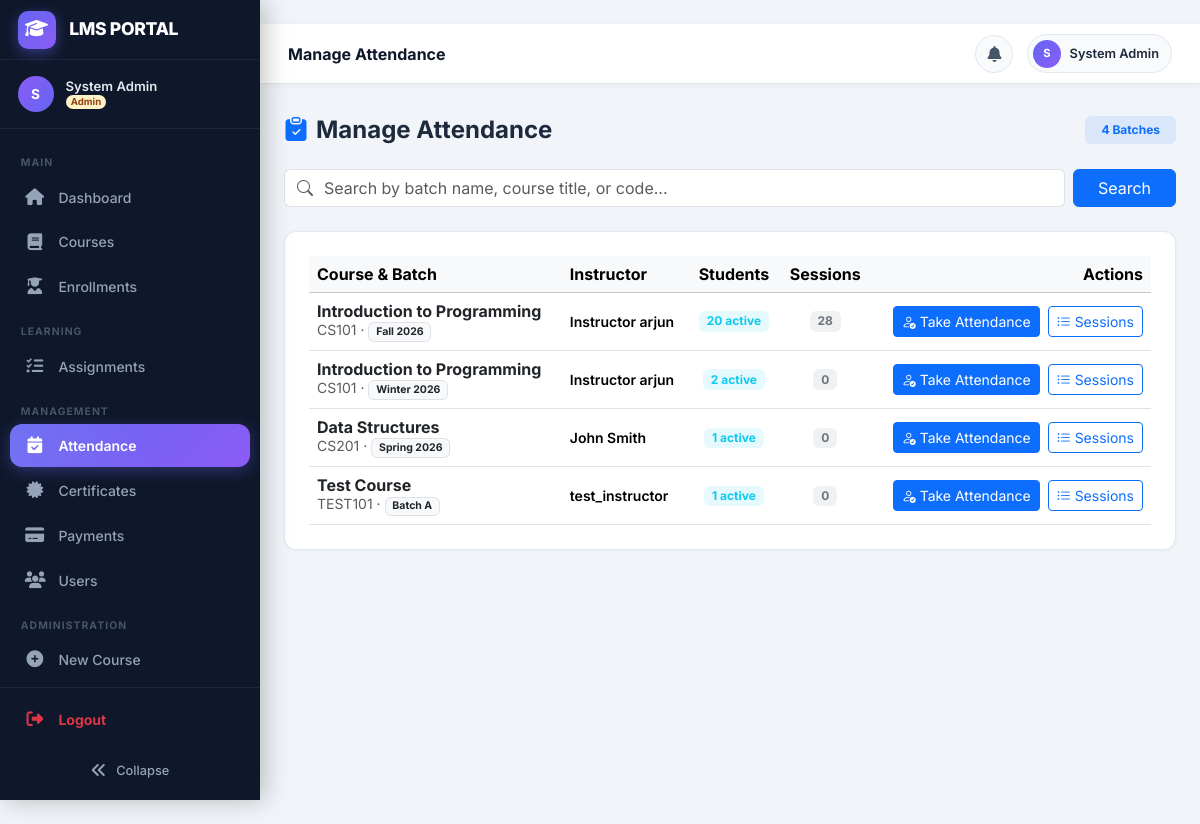
The app's page /attendance/manage/ (signed in) with its own data.
### users/models.py (models this page shows, shortened)
class CustomUser(AbstractUser):
    class Role(models.TextChoices):
        ADMIN = 'admin', 'Admin'
        INSTRUCTOR = 'instructor', 'Instructor'
        STUDENT = 'student', 'Student'
    role = models.CharField(
        max_length=20,
        choices=Role.choices,
        default=Role.STUDENT,
    )
    phone = models.CharField(max_length=20, blank=True)
    profile_picture = models.ImageField(
        upload_to='profile_pictures/', blank=True, null=True
    )
    bio = models.TextField(blank=True)
    date_of_birth = models.DateField(null=True, blank=True)
    otp = models.CharField(max_length=6, blank=True, null=True)
    otp_expiry = models.DateTimeField(null=True, blank=True)
    class Meta:
        verbose_name = 'User'
        verbose_name_plural = 'Users'
    @property
    def is_admin_role(self):
        return self.role == self.Role.ADMIN
    @property
    def is_instructor(self):
        return self.role == self.Role.INSTRUCTOR
    @property
    def is_student(self):
        return self.role == self.Role.STUDENT

### courses/models.py (models this page shows, shortened)
class Batch(models.Model):
    course = models.ForeignKey(Course, on_delete=models.CASCADE, related_name='batches')
    name = models.CharField(max_length=100)          # e.g. "Batch A", "Jan 2025"
    start_date = models.DateField()
    end_date = models.DateField()
    max_students = models.PositiveIntegerField(default=30)
    created_at = models.DateTimeField(auto_now_add=True)
    class Meta:
        ordering = ['-start_date']
        verbose_name_plural = 'Batches'

class Course(models.Model):
    class Status(models.TextChoices):
        ACTIVE = 'active', 'Active'
        INACTIVE = 'inactive', 'Inactive'
        ARCHIVED = 'archived', 'Archived'
    title = models.CharField(max_length=200)
    code = models.CharField(max_length=20, unique=True)
    description = models.TextField(blank=True)
    instructor = models.ForeignKey(
        settings.AUTH_USER_MODEL,
        on_delete=models.SET_NULL,
        null=True,
        related_name='courses_teaching',
        limit_choices_to={'role__in': ['instructor', 'admin']},
    )
    status = models.CharField(max_length=20, choices=Status.choices, default=Status.ACTIVE)
    thumbnail = models.ImageField(upload_to='course_thumbnails/', blank=True, null=True)
    credits = models.PositiveSmallIntegerField(default=3)
    price = models.DecimalField(max_digits=10, decimal_places=2, default=0.00)
    auto_revision_enabled = models.BooleanField(default=True)
    created_at = models.DateTimeField(auto_now_add=True)
    updated_at = models.DateTimeField(auto_now=True)
    class Meta:
        ordering = ['-created_at']

### attendance/views.py (the view)
# urls.py: path('manage/', views.manage_attendance_list, name='manage'),
@login_required
def manage_attendance_list(request):
    if request.user.is_student:
        messages.error(request, 'Permission denied.')
        return redirect('users:dashboard')
    query = request.GET.get('q', '')
    if request.user.is_instructor:
        batches = Batch.objects.filter(
            course__instructor=request.user
        ).select_related('course').annotate(
            active_students=Count('enrollments', filter=Q(enrollments__status='active')),
            total_sessions=Count('sessions')
        )
    else:
        batches = Batch.objects.select_related('course').annotate(
            active_students=Count('enrollments', filter=Q(enrollments__status='active')),
            total_sessions=Count('sessions')
        )
    if query:
        batches = batches.filter(
            Q(name__icontains=query) |
            Q(course__title__icontains=query) |
            Q(course__code__icontains=query)
        )
    return render(request, 'attendance/manage_attendance_list.html', {
        'batches': batches,
        'query': query
    })

### templates/attendance/manage_attendance_list.html (shortened to what this page needs)
﻿{% extends 'base.html' %}
{% block content %}
<div class="d-flex align-items-center justify-content-between mb-4">
  <h4 class="fw-bold mb-0"><i class="bi bi-clipboard-check-fill me-2 text-primary"></i>Manage Attendance</h4>
  <span class="badge bg-primary bg-opacity-10 text-primary px-3 py-2">{{ batches|length }} Batch{{ batches|length|pluralize:"es" }}</span>
</div>
<div class="mb-4">
  <form method="get" class="d-flex gap-2">
    <div class="input-group">
      <span class="input-group-text bg-white border-end-0"><i class="bi bi-search text-muted"></i></span>
      <input type="text" name="q" value="{{ query }}" class="form-control border-start-0 ps-0" placeholder="Search by batch name, course title, or code..." aria-label="Search">
    </div>
    <button type="submit" class="btn btn-primary px-4">Search</button>
  </form>
</div>
<div class="page-card">
  <div class="table-responsive">
    <table class="table table-hover align-middle mb-0">
      <thead class="table-light">
        <tr>
          <th>Course & Batch</th>
          <th>Instructor</th>
          <th class="text-center">Students</th>
          <th class="text-center">Sessions</th>
          <th class="text-end">Actions</th>
        </tr>
      </thead>
      <tbody>
        {% for batch in batches %}
        <tr>
          <td>
            <div class="fw-bold text-dark">{{ batch.course.title }}</div>
            <div class="text-muted small">{{ batch.course.code }} &middot; <span class="badge bg-light text-dark border">{{ batch.name }}</span></div>
          </td>
          <td>
            <div class="small fw-semibold">{{ batch.course.instructor.get_full_name|default:batch.course.instructor.username }}</div>
          </td>
          <td class="text-center">
            <span class="badge bg-info bg-opacity-10 text-info">{{ batch.active_students }} active</span>
          </td>
          <td class="text-center">
             <span class="badge bg-secondary bg-opacity-10 text-secondary">{{ batch.total_sessions }}</span>
          </td>
          <td class="text-end">
            <div class="d-flex justify-content-end gap-2">
              <a href="{% url 'attendance:take' batch.pk %}" class="btn btn-sm btn-primary">
                <i class="bi bi-person-check"></i> Take Attendance
              </a>
              <a href="{% url 'attendance:sessions' batch.pk %}" class="btn btn-sm btn-outline-primary">
                <i class="bi bi-list-ul"></i> Sessions
              </a>
            </div>
          </td>
        </tr>
        {% empty %}
        <tr><td colspan="5" class="text-center text-muted py-5">No batches found.</td></tr>
        {% endfor %}
      </tbody>
    </table>
  </div>
</div>
{% endblock %}

### templates/base.html (shortened to what this page needs)
<!DOCTYPE html>
<html lang="en">
<head>
  <link href="https://cdn.jsdelivr.net/npm/bootstrap@5.3.2/dist/css/bootstrap.min.css" rel="stylesheet" />
  <link href="https://cdn.jsdelivr.net/npm/bootstrap-icons@1.11.3/font/bootstrap-icons.css" rel="stylesheet" />
  <link rel="stylesheet" href="https://cdnjs.cloudflare.com/ajax/libs/font-awesome/6.5.0/css/all.min.css">
</head>
<body>
  {% if user.is_authenticated %}
  <nav class="sidebar" id="sidebar" role="navigation" aria-label="Main navigation">
    <a href="{% url 'users:dashboard' %}" class="sidebar-brand" tabindex="0">
      <div class="sidebar-brand-icon">
        <i class="fas fa-graduation-cap"></i>
      </div>
      <span class="sidebar-brand-text">LMS PORTAL</span>
    </a>
    <div class="sidebar-user">
      <div class="sidebar-user-avatar">
        {{ user.first_name|first|upper|default:user.username|first|upper }}
      </div>
      <div class="sidebar-user-info">
        <div class="sidebar-user-name">{{ user.get_full_name|default:user.username }}</div>
        <div class="sidebar-user-role">
          <span class="badge badge-role-{{ user.role }} rounded-pill" style="font-size:.6rem;padding:.2em .55em;">
            {{ user.get_role_display }}
          </span>
        </div>
      </div>
    </div>
    <div class="sidebar-content">
      <ul style="list-style:none;padding:0;margin:0;">
        <li class="sidebar-section">Main</li>
        <li class="sidebar-item">
          <a href="{% url 'users:dashboard' %}"
            class="sidebar-link {% if request.resolver_match.url_name == 'dashboard' %}sidebar-active{% endif %}"
            data-tooltip="Dashboard">
            <i class="fas fa-home sidebar-icon"></i>
            <span class="sidebar-label">Dashboard</span>
          </a>
        </li>
        <li class="sidebar-item">
          <a href="{% url 'courses:list' %}"
            class="sidebar-link {% if 'courses' in request.path and 'assignments' not in request.path %}sidebar-active{% endif %}"
            data-tooltip="Courses">
            <i class="fas fa-book sidebar-icon"></i>
            <span class="sidebar-label">Courses</span>
          </a>
        </li>
        <li class="sidebar-item">
          <a href="{% url 'enrollments:list' %}"
            class="sidebar-link {% if 'enrollments' in request.path %}sidebar-active{% endif %}"
            data-tooltip="Enrollments">
            <i class="fas fa-user-graduate sidebar-icon"></i>
            <span class="sidebar-label">Enrollments</span>
          </a>
        </li>
        <li class="sidebar-section">Learning</li>
        {% if user.role == 'instructor' or user.is_admin_role or user.is_superuser %}
        <li class="sidebar-item">
          <a href="{% url 'assignments:instructor_dashboard' %}"
            class="sidebar-link {% if 'assignments' in request.path %}sidebar-active{% endif %}"
            data-tooltip="Assignments">
            <i class="fas fa-tasks sidebar-icon"></i>
            <span class="sidebar-label">Assignments</span>
          </a>
        </li>
        {% endif %}
        {% if not user.is_student %}
        <li class="sidebar-section">Management</li>
        <li class="sidebar-item">
          <a href="{% url 'attendance:manage' %}"
            class="sidebar-link {% if 'attendance' in request.path %}sidebar-active{% endif %}"
            data-tooltip="Attendance">
            <i class="fas fa-calendar-check sidebar-icon"></i>
            <span class="sidebar-label">Attendance</span>
          </a>
        </li>
        <li class="sidebar-item">
          <a href="{% url 'certificates:list' %}"
            class="sidebar-link {% if 'certificates' in request.path %}sidebar-active{% endif %}"
            data-tooltip="Certificates">
            <i class="fas fa-certificate sidebar-icon"></i>
            <span class="sidebar-label">Certificates</span>
          </a>
        </li>
        {% if user.is_admin_role or user.is_superuser %}
        <li class="sidebar-item">
          <a href="{% url 'payments:list' %}"
            class="sidebar-link {% if 'payments' in request.path %}sidebar-active{% endif %}" data-tooltip="Payments">
            <i class="fas fa-credit-card sidebar-icon"></i>
            <span class="sidebar-label">Payments</span>
          </a>
        </li>
        <li class="sidebar-item">
          <a href="{% url 'users:list' %}"
            class="sidebar-link {% if 'users/' in request.path and request.resolver_match.url_name != 'profile' and request.resolver_match.url_name != 'dashboard' %}sidebar-active{% endif %}"
            data-tooltip="Users">
            <i class="fas fa-users sidebar-icon"></i>
            <span class="sidebar-label">Users</span>
          </a>
        </li>
        {% endif %}
        {% endif %}
        {% if user.is_admin_role or user.is_superuser %}
        <li class="sidebar-section">Administration</li>
        <li class="sidebar-item">
          <a href="{% url 'courses:create' %}" class="sidebar-link" data-tooltip="New Course">
            <i class="fas fa-plus-circle sidebar-icon"></i>
            <span class="sidebar-label">New Course</span>
          </a>
        </li>
        <li class="sidebar-item">
          <a href="/admin/" target="_blank" class="sidebar-link" data-tooltip="Django Admin">
          </a>
        </li>
        {% endif %}
      </ul>
    </div>
    <div class="sidebar-footer">
      {% if request.user.is_authenticated %}
      <ul style="list-style:none;padding:0;margin:0 0 10px 0;">
        <li class="sidebar-item" style="padding:0;">
          <a href="{% url 'users:logout' %}" class="sidebar-link logout-link text-danger" data-tooltip="Logout">
            <i class="fas fa-sign-out-alt sidebar-icon text-danger"></i>
            <span class="sidebar-label fw-bold">Logout</span>
          </a>
        </li>
      </ul>
      {% endif %}
      <button id="sidebarCollapseBtn" title="Toggle sidebar">
        <i class="fas fa-angle-double-left"></i>
        <span class="sidebar-collapse-label">Collapse</span>
      </button>
    </div>
  </nav>
  <div id="main">
    <header id="topbar">
      <div class="topbar-left">
        <span class="topbar-title d-none d-md-block" id="topbarTitle"></span>
      </div>
      <div class="topbar-right">
        <div class="dropdown" id="notificationDropdown">
          <button class="notif-btn" type="button" data-bs-toggle="dropdown" aria-expanded="false"
            aria-label="Notifications">
            <i class="fas fa-bell"></i>
          </button>
        </div>
        <a href="{% url 'users:profile' %}" class="user-chip" title="My Profile">
          <div class="user-chip-avatar">
            {{ user.first_name|first|upper|default:user.username|first|upper }}
          </div>
          <span class="user-chip-name d-none d-sm-block">{{ user.get_full_name|default:user.username }}</span>
        </a>
      </div>
    </header>
    <div class="container-fluid px-4 pt-3">
    </div>
    <div class="container-fluid px-4 py-3 flex-grow-1">
      {% endif %}
      {% block content %}{% endblock %}
      {% if user.is_authenticated %}
    </div>
  </div>
  {% else %}
    {% if not no_container %}</div>{% endif %}
  {% endif %}
</body>
</html>

### records on screen
CustomUser: first_name|first "S", get_full_name "System Admin", role "Admin"
Batch: course "Introduction to Programming", course.code "CS101", name "Fall 2026", course.instructor.get_full_name "Instructor arjun", active_students "20", total_sessions "28"
Batch: course "Introduction to Programming", course.code "CS101", name "Winter 2026", course.instructor.get_full_name "Instructor arjun", active_students "2", total_sessions "0"
Batch: course "Data Structures", course.code "CS201", name "Spring 2026", course.instructor.get_full_name "John Smith", active_students "1", total_sessions "0"
Batch: course "Test Course", course.code "TEST101", name "Batch A", course.instructor.get_full_name "test_instructor", active_students "1", total_sessions "0"

### other values on screen
{{ batches|length }} "4"
